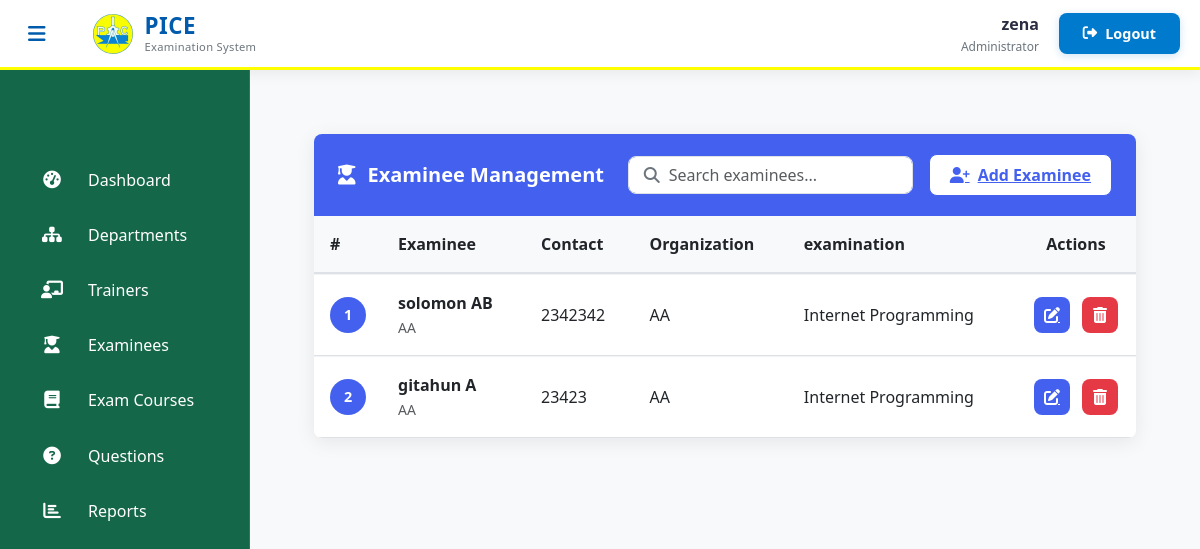
Before: /admin-view-student (signed in) with the older database file.
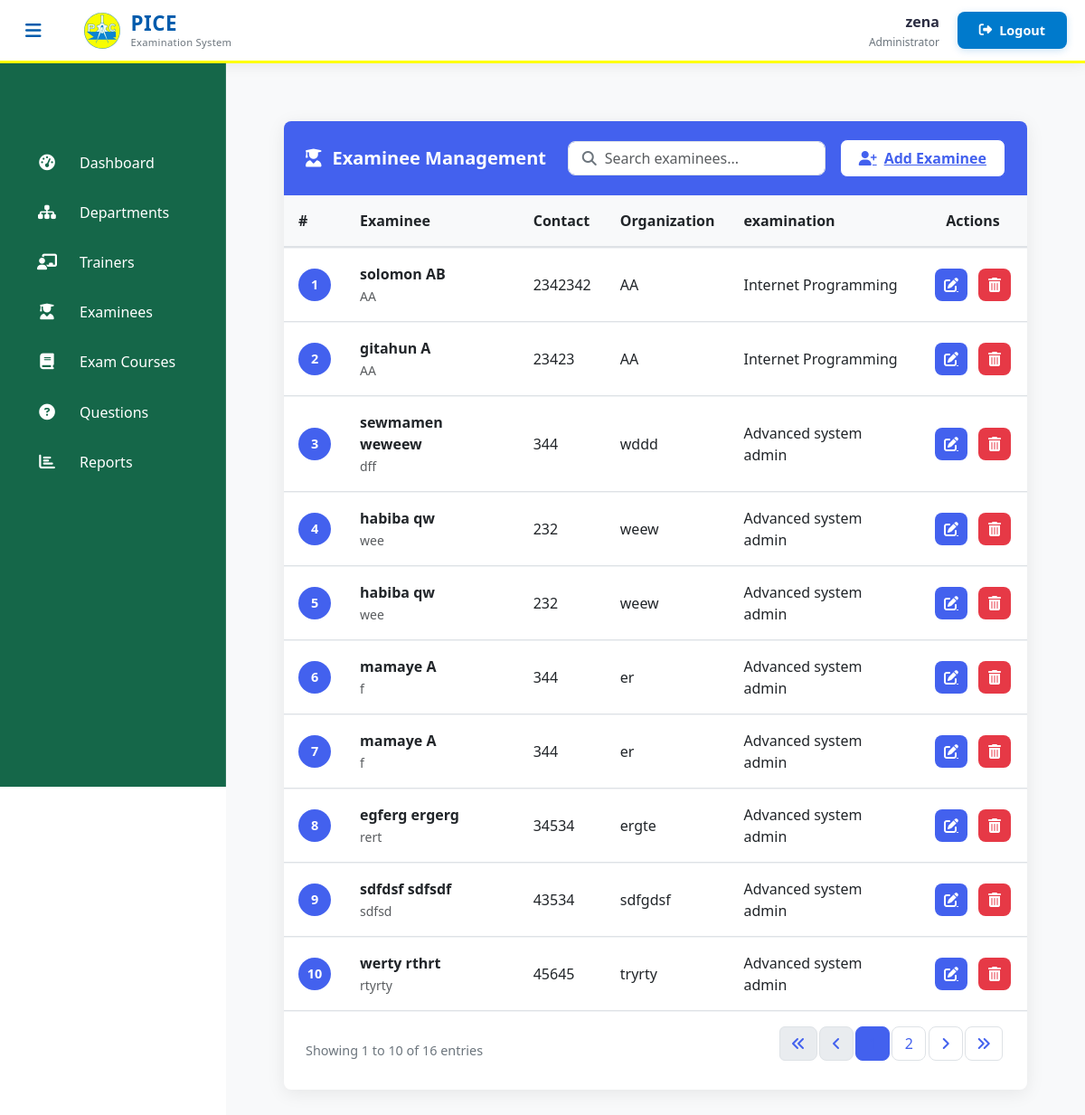
After: the same page with the newer database file.
### student/models.py (models this page shows, shortened)
class Student(models.Model):
    user=models.OneToOneField(User,on_delete=models.CASCADE)
    address = models.CharField(max_length=40)
    mobile = models.CharField(max_length=20,null=False)
    organization = models.CharField(max_length=200, null=False)
    course = models.ForeignKey(
        'exam.Course',
        on_delete=models.SET_NULL,
        null=True
    )
    department = models.ForeignKey(
        'exam.Department',  # Reference to your Department model
        on_delete=models.SET_NULL,
        null=True,
        blank=True,
        related_name='students'
    )
    @property
    def get_name(self):
        return self.user.first_name+" "+self.user.last_name

### exam/models.py (models this page shows, shortened)
class Course(models.Model):
    course_name = models.CharField(max_length=50)
    question_number = models.PositiveIntegerField()
    total_marks = models.PositiveIntegerField(default=100)
    given_time = models.PositiveIntegerField(default=60)
    department = models.ForeignKey(Department, on_delete=models.CASCADE, related_name='course_set')
    examiners = models.ManyToManyField(Examiner, blank=True, related_name='courses')
    is_seen = models.BooleanField(default=False)
    def __str__(self):
        return self.course_name

### exam/views.py (the view)
# urls.py: path('admin-view-student', views.admin_view_student_view,name='admin-view-student'),
@login_required(login_url='adminlogin')
def admin_view_student_view(request):
    student_list = SMODEL.Student.objects.all().order_by('id')
    paginator = Paginator(student_list, 10)
    page_number = request.GET.get('page')
    students = paginator.get_page(page_number)
    return render(request, 'exam/admin_view_student.html', {'students': students})

### templates/exam/admin_view_student.html (shortened to what the changed rows need)
{% extends 'exam/adminbase.html' %}
{% block content %}
{% load static %}
<head>
  <link href="https://cdn.jsdelivr.net/npm/bootstrap@5.3.0/dist/css/bootstrap.min.css" rel="stylesheet">
  <link rel="stylesheet" href="https://cdnjs.cloudflare.com/ajax/libs/font-awesome/6.4.0/css/all.min.css">
</head>
<div class="dashboard-container">
  <div class="card">
    <div class="table-responsive">
      <table class="table table-hover align-middle">
        <thead>
          <tr>
            <th style="width: 50px;">#</th>
            <th>Examinee</th>
            <th>Contact</th>
            <th>Organization</th>
            <th>examination</th>
            <th class="text-center" style="width: 120px;">Actions</th>
          </tr>
        </thead>
        <tbody>
          {% if students %}
            {% for student in students %}
              <tr>
                <td>
                  <div class="avatar">
                    {{ forloop.counter0|add:students.start_index }}
                  </div>
                </td>
                <td>
                  <div class="fw-semibold">{{ student.get_name }}</div>
                  <small class="text-muted">{{ student.address|truncatechars:30 }}</small>
                </td>
                <td>
                  <div>{{ student.mobile }}</div>
                </td>
                <td>{{ student.organization|truncatechars:30|default:"-" }}</td>
                <td>{{ student.course|truncatechars:30|default:"-" }}</td>
                <td>
                  <div class="action-btns">
                    <a href="{% url 'update-student' student.id %}" class="btn-action btn-edit" title="Edit">
                      <i class="fas fa-edit"></i>
                    </a>
                    <a href="{% url 'delete-student' student.id %}"
                       class="btn-action btn-delete"
                       title="Delete"
                       onclick="return confirm('Are you sure you want to delete this examinee?');">
                      <i class="fas fa-trash-alt"></i>
                    </a>
                  </div>
                </td>
              </tr>
            {% endfor %}
          {% endif %}
        </tbody>
      </table>
    </div>
    {% if students.has_other_pages %}
    <div class="pagination-container">
      <div class="pagination-info">
        Showing {{ students.start_index }} to {{ students.end_index }} of {{ students.paginator.count }} entries
      </div>
      <nav>
        <ul class="pagination">
          {% if students.has_previous %}
            <li class="page-item">
              <a class="page-link" href="?page=1" aria-label="First">
                <i class="fas fa-angle-double-left"></i>
              </a>
            </li>
            <li class="page-item">
              <a class="page-link" href="?page={{ students.previous_page_number }}" aria-label="Previous">
                <i class="fas fa-angle-left"></i>
              </a>
            </li>
          {% else %}
            <li class="page-item disabled">
              <span class="page-link"><i class="fas fa-angle-double-left"></i></span>
            </li>
            <li class="page-item disabled">
              <span class="page-link"><i class="fas fa-angle-left"></i></span>
            </li>
          {% endif %}
          {% for i in students.paginator.page_range %}
            {% if students.number == i %}
              <li class="page-item active">
                <span class="page-link">{{ i }}</span>
              </li>
            {% elif i > students.number|add:'-3' and i < students.number|add:'3' %}
              <li class="page-item">
                <a class="page-link" href="?page={{ i }}">{{ i }}</a>
              </li>
            {% endif %}
          {% endfor %}
          {% if students.has_next %}
            <li class="page-item">
              <a class="page-link" href="?page={{ students.next_page_number }}" aria-label="Next">
                <i class="fas fa-angle-right"></i>
              </a>
            </li>
            <li class="page-item">
              <a class="page-link" href="?page={{ students.paginator.num_pages }}" aria-label="Last">
                <i class="fas fa-angle-double-right"></i>
              </a>
            </li>
          {% endif %}
        </ul>
      </nav>
    </div>
    {% endif %}
  </div>
</div>
{% endblock content %}

Changed rows visible on the page:
added Student: get_name "sewmamen weweew", address "dff", mobile "344", organization "wddd", course "Advanced system admin"
added Student: get_name "habiba qw", address "wee", mobile "232", organization "weew", course "Advanced system admin"
added Student: get_name "habiba qw", address "wee", mobile "232", organization "weew", course "Advanced system admin"
added Student: get_name "mamaye A", address "f", mobile "344", organization "er", course "Advanced system admin"
added Student: get_name "mamaye A", address "f", mobile "344", organization "er", course "Advanced system admin"
added Student: get_name "egferg ergerg", address "rert", mobile "34534", organization "ergte", course "Advanced system admin"
added Student: get_name "sdfdsf sdfsdf", address "sdfsd", mobile "43534", organization "sdfgdsf", course "Advanced system admin"
added Student: get_name "werty rthrt", address "rtyrty", mobile "45645", organization "tryrty", course "Advanced system admin"
Other visible differences:
{{ students.start_index }}: (not shown) → "1"
{{ students.end_index }}: (not shown) → "10"
{{ students.paginator.count }}: (not shown) → "16"
text now shown: "Showing to of entries"
new list line: "2"
